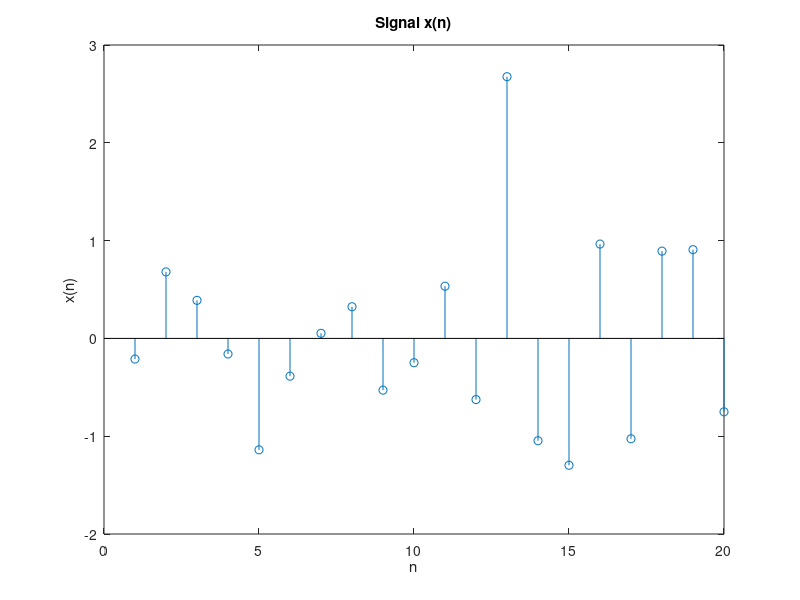
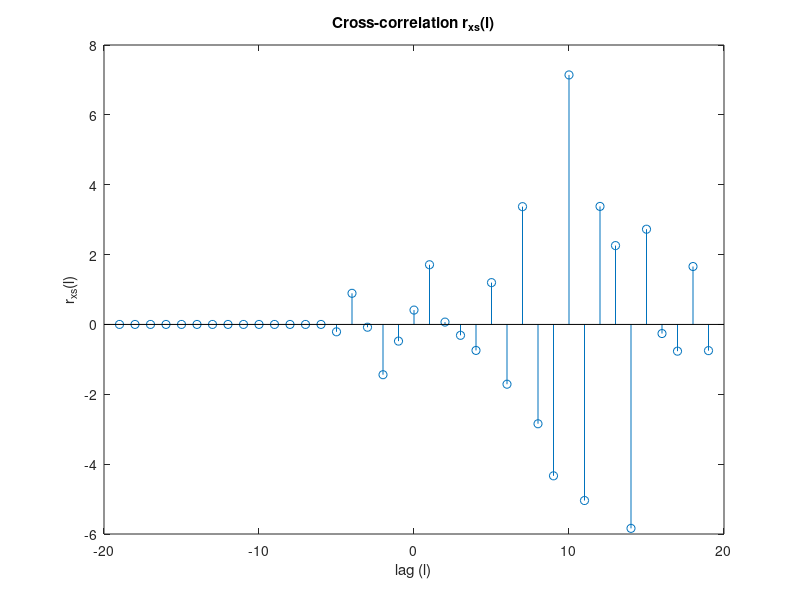
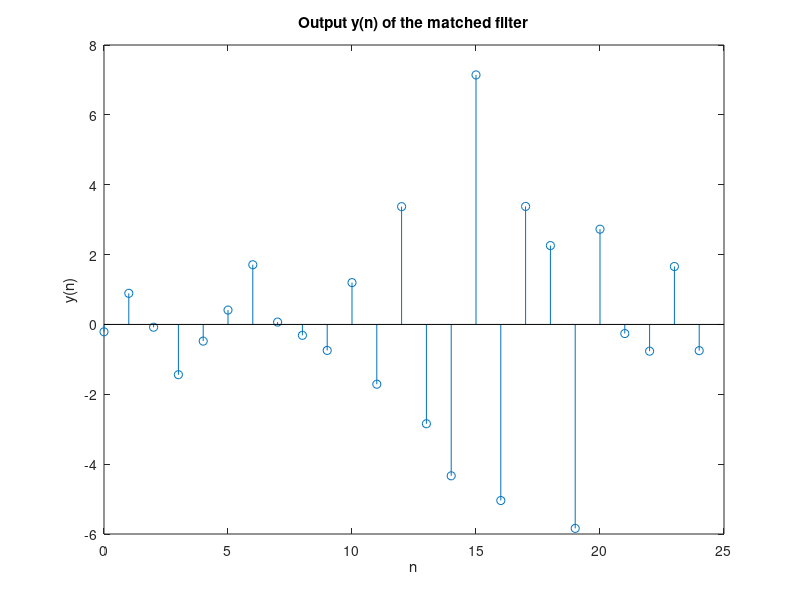

The MATLAB script that drew these images, in order:
s = [1 -1 1 -1 -1 1]; % Known signal pattern
w = sqrt(0.36) * randn(1, 20); % Additive white noise (var = 0.36)
w = w - mean(w); % Zero-mean noise
x = [zeros(1, 10) s zeros(1, 4)] + w; % Signal delayed by 10 samples + noise

%% Part a - Noisy Signal Visualization
figure;
nx = 1:20;
stem(nx, x);
title('Signal x(n)');
xlabel('n'); ylabel('x(n)');
disp("It is not possible to estimate the delay of x(n) using only visual inspection.");
f = gcf; exportgraphics(f,'L5T2-a.png','Resolution',300)

%% Part b - Cross-correlation for Delay Detection
[rxs, lrxs] = xcorr(x, s); % Cross-correlation between received and known signal
figure;
stem(lrxs, rxs);
title('Cross-correlation r_{xs}(l)');
xlabel('lag (l)'); ylabel('r_{xs}(l)');
f = gcf; exportgraphics(f,'L5T2-b.png','Resolution',300)

%% Part c - Delay Estimation from Cross-correlation
[val, idx] = max(rxs); % Find peak correlation
estimated_delay = lrxs(idx);
disp("Estimated delay from cross-correlation: " + estimated_delay);

%% Part d - Matched Filter
h = fliplr(s); % Time-reversed signal = matched filter impulse response
disp("Impulse response h(n):");
disp(h);

%% Part e - Matched Filter Output
y = conv(x, h); % Convolution with matched filter
ny = 0:length(y)-1;
figure;
stem(ny, y);
title('Output y(n) of the matched filter');
xlabel('n'); ylabel('y(n)');
f = gcf; exportgraphics(f,'L5T2-e.png','Resolution',300)

%% Part f - Delay Estimation from Matched Filter
[~, idx] = max(y); % Find peak in matched filter output
del = idx - length(s); % Compensate for filter length
disp("Estimated delay from matched filter output: " + del);